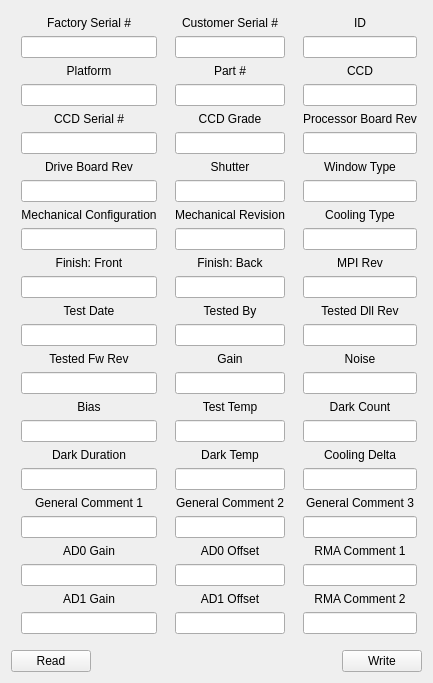
     <widget class="QWidget" name="tabInfo">
      <attribute name="title">
       <string>Info</string>
      </attribute>
      <layout class="QVBoxLayout" name="verticalLayout_27">
       <item>
        <layout class="QGridLayout" name="gridLayout_57">
         <property name="leftMargin">
          <number>10</number>
         </property>
         <property name="topMargin">
          <number>5</number>
         </property>
         <property name="rightMargin">
          <number>5</number>
         </property>
         <property name="bottomMargin">
          <number>10</number>
         </property>
         <property name="horizontalSpacing">
          <number>18</number>
         </property>
         <item row="0" column="0">
          <widget class="QLabel" name="lblInfoFactorySn">
           <property name="text">
            <string>Factory Serial #</string>
           </property>
           <property name="alignment">
            <set>Qt::AlignCenter</set>
           </property>
          </widget>
         </item>
         <item row="0" column="1">
          <widget class="QLabel" name="lblInfoCustomerSn">
           <property name="sizePolicy">
            <sizepolicy hsizetype="Preferred" vsizetype="Preferred">
             <horstretch>0</horstretch>
             <verstretch>0</verstretch>
            </sizepolicy>
           </property>
           <property name="text">
            <string>Customer Serial #</string>
           </property>
           <property name="alignment">
            <set>Qt::AlignCenter</set>
           </property>
          </widget>
         </item>
         <item row="0" column="2">
          <widget class="QLabel" name="lblInfoCamId">
           <property name="text">
            <string>ID</string>
           </property>
           <property name="alignment">
            <set>Qt::AlignCenter</set>
           </property>
          </widget>
         </item>
         <item row="1" column="0">
          <widget class="QLineEdit" name="editInfoFactorySn"/>
         </item>
         <item row="1" column="1">
          <widget class="QLineEdit" name="editInfoCustomerSn"/>
         </item>
         <item row="1" column="2">
          <widget class="QLineEdit" name="editInfoCamId"/>
         </item>
         <item row="2" column="0">
          <widget class="QLabel" name="lblInfoCamSeries">
           <property name="text">
            <string>Platform</string>
           </property>
           <property name="alignment">
            <set>Qt::AlignCenter</set>
           </property>
          </widget>
         </item>
         <item row="2" column="1">
          <widget class="QLabel" name="lblInfoPartNum">
           <property name="text">
            <string>Part #</string>
           </property>
           <property name="alignment">
            <set>Qt::AlignCenter</set>
           </property>
          </widget>
         </item>
         <item row="2" column="2">
          <widget class="QLabel" name="lblInfoCcdType">
           <property name="text">
            <string>CCD</string>
           </property>
           <property name="alignment">
            <set>Qt::AlignCenter</set>
           </property>
          </widget>
         </item>
         <item row="3" column="0">
          <widget class="QLineEdit" name="editInfoPlatform"/>
         </item>
         <item row="3" column="1">
          <widget class="QLineEdit" name="editInfoPartNum"/>
         </item>
         <item row="3" column="2">
          <widget class="QLineEdit" name="editInfoCcd"/>
         </item>
         <item row="4" column="0">
          <widget class="QLabel" name="lblInfoCcdSn">
           <property name="text">
            <string>CCD Serial #</string>
           </property>
           <property name="alignment">
            <set>Qt::AlignCenter</set>
           </property>
          </widget>
         </item>
         <item row="4" column="1">
          <widget class="QLabel" name="lblInfoCcdGrade">
           <property name="text">
            <string>CCD Grade</string>
           </property>
           <property name="alignment">
            <set>Qt::AlignCenter</set>
           </property>
          </widget>
         </item>
         <item row="4" column="2">
          <widget class="QLabel" name="lblInfoProcBoardRev">
           <property name="text">
            <string>Processor Board Rev</string>
           </property>
           <property name="alignment">
            <set>Qt::AlignCenter</set>
           </property>
          </widget>
         </item>
         <item row="5" column="0">
          <widget class="QLineEdit" name="editInfoCcdSn"/>
         </item>
         <item row="5" column="1">
          <widget class="QLineEdit" name="editInfoCcdGrade"/>
         </item>
         <item row="5" column="2">
          <widget class="QLineEdit" name="editInfoProcBoardRev"/>
         </item>
         <item row="6" column="0">
          <widget class="QLabel" name="lblInfoDriveBoardRev">
           <property name="text">
            <string>Drive Board Rev</string>
           </property>
           <property name="alignment">
            <set>Qt::AlignCenter</set>
           </property>
          </widget>
         </item>
         <item row="6" column="1">
          <widget class="QLabel" name="lblInfoShutter">
           <property name="text">
            <string>Shutter</string>
           </property>
           <property name="alignment">
            <set>Qt::AlignCenter</set>
           </property>
          </widget>
         </item>
         <item row="6" column="2">
          <widget class="QLabel" name="lblInfoWindowType">
           <property name="text">
            <string>Window Type</string>
           </property>
           <property name="alignment">
            <set>Qt::AlignCenter</set>
           </property>
          </widget>
         </item>
         <item row="7" column="0">
          <widget class="QLineEdit" name="editInfoDriveBoardRev"/>
         </item>
         <item row="7" column="1">
          <widget class="QLineEdit" name="editInfoShutter"/>
         </item>
         <item row="7" column="2">
          <widget class="QLineEdit" name="editInfoWindowType"/>
         </item>
         <item row="8" column="0">
          <widget class="QLabel" name="lblInfoMechCfg">
           <property name="text">
            <string>Mechanical Configuration</string>
           </property>
           <property name="alignment">
            <set>Qt::AlignCenter</set>
           </property>
          </widget>
         </item>
         <item row="8" column="1">
          <widget class="QLabel" name="lblInfoMechRev">
           <property name="text">
            <string>Mechanical Revision</string>
           </property>
           <property name="alignment">
            <set>Qt::AlignCenter</set>
           </property>
          </widget>
         </item>
         <item row="8" column="2">
          <widget class="QLabel" name="lblInfoCooling">
           <property name="text">
            <string>Cooling Type</string>
           </property>
           <property name="alignment">
            <set>Qt::AlignCenter</set>
           </property>
          </widget>
         </item>
         <item row="9" column="0">
          <widget class="QLineEdit" name="editInfoMechCfg"/>
         </item>
         <item row="9" column="1">
          <widget class="QLineEdit" name="editInfoMechRev"/>
         </item>
         <item row="9" column="2">
          <widget class="QLineEdit" name="editInfoCoolingType"/>
         </item>
         <item row="10" column="0">
          <widget class="QLabel" name="lblInfoFinishFront">
           <property name="text">
            <string>Finish: Front</string>
           </property>
           <property name="alignment">
            <set>Qt::AlignCenter</set>
           </property>
          </widget>
         </item>
         <item row="10" column="1">
          <widget class="QLabel" name="lblInfoFinishBack">
           <property name="text">
            <string>Finish: Back</string>
           </property>
           <property name="alignment">
            <set>Qt::AlignCenter</set>
           </property>
          </widget>
         </item>
         <item row="10" column="2">
          <widget class="QLabel" name="lblInfoMpiRev">
           <property name="text">
            <string>MPI Rev</string>
           </property>
           <property name="alignment">
            <set>Qt::AlignCenter</set>
           </property>
          </widget>
         </item>
         <item row="11" column="0">
          <widget class="QLineEdit" name="editInfoFinishFront"/>
         </item>
         <item row="11" column="1">
          <widget class="QLineEdit" name="editInfoFinishBack"/>
         </item>
         <item row="11" column="2">
          <widget class="QLineEdit" name="editInfoMpiRev"/>
         </item>
         <item row="12" column="0">
          <widget class="QLabel" name="lblInfoTestDate">
           <property name="text">
            <string>Test Date</string>
           </property>
           <property name="alignment">
            <set>Qt::AlignCenter</set>
           </property>
          </widget>
         </item>
         <item row="12" column="1">
          <widget class="QLabel" name="lblInfoTestedBy">
           <property name="text">
            <string>Tested By</string>
           </property>
           <property name="alignment">
            <set>Qt::AlignCenter</set>
           </property>
          </widget>
         </item>
         <item row="12" column="2">
          <widget class="QLabel" name="lblInfoTestDllRev">
           <property name="text">
            <string>Tested Dll Rev</string>
           </property>
           <property name="alignment">
            <set>Qt::AlignCenter</set>
           </property>
          </widget>
         </item>
         <item row="13" column="0">
          <widget class="QLineEdit" name="editInfoTestDate"/>
         </item>
         <item row="13" column="1">
          <widget class="QLineEdit" name="editInfoTestedBy"/>
         </item>
         <item row="13" column="2">
          <widget class="QLineEdit" name="editInfoTestDllRev"/>
         </item>
         <item row="14" column="0">
          <widget class="QLabel" name="lblInfoTestedFwRev">
           <property name="text">
            <string>Tested Fw Rev</string>
           </property>
           <property name="alignment">
            <set>Qt::AlignCenter</set>
           </property>
          </widget>
         </item>
         <item row="14" column="1">
          <widget class="QLabel" name="lblInfoGain">
           <property name="text">
            <string>Gain</string>
           </property>
           <property name="alignment">
            <set>Qt::AlignCenter</set>
           </property>
          </widget>
         </item>
         <item row="14" column="2">
          <widget class="QLabel" name="lblInfoNoise">
           <property name="text">
            <string>Noise</string>
           </property>
           <property name="alignment">
            <set>Qt::AlignCenter</set>
           </property>
          </widget>
         </item>
         <item row="15" column="0">
          <widget class="QLineEdit" name="editInfoTestFwRev"/>
         </item>
         <item row="15" column="1">
          <widget class="QLineEdit" name="editInfoGain"/>
         </item>
         <item row="15" column="2">
          <widget class="QLineEdit" name="editInfoNoise"/>
         </item>
         <item row="16" column="0">
          <widget class="QLabel" name="lblInfoBais">
           <property name="text">
            <string>Bias</string>
           </property>
           <property name="alignment">
            <set>Qt::AlignCenter</set>
           </property>
          </widget>
         </item>
         <item row="16" column="1">
          <widget class="QLabel" name="lblInfoTestTemp">
           <property name="text">
            <string>Test Temp</string>
           </property>
           <property name="alignment">
            <set>Qt::AlignCenter</set>
           </property>
          </widget>
         </item>
         <item row="16" column="2">
          <widget class="QLabel" name="lblInfoDarkCount">
           <property name="text">
            <string>Dark Count</string>
           </property>
           <property name="alignment">
            <set>Qt::AlignCenter</set>
           </property>
          </widget>
         </item>
         <item row="17" column="0">
          <widget class="QLineEdit" name="editInfoBias"/>
         </item>
         <item row="17" column="1">
          <widget class="QLineEdit" name="editInfoTestTemp"/>
         </item>
         <item row="17" column="2">
          <widget class="QLineEdit" name="editInfoDarkCount"/>
         </item>
         <item row="18" column="0">
          <widget class="QLabel" name="lblInfoDarkDuration">
           <property name="text">
            <string>Dark Duration</string>
           </property>
           <property name="alignment">
            <set>Qt::AlignCenter</set>
           </property>
          </widget>
         </item>
         <item row="18" column="1">
          <widget class="QLabel" name="lblInfoDarkTemp">
           <property name="text">
            <string>Dark Temp</string>
           </property>
           <property name="alignment">
            <set>Qt::AlignCenter</set>
           </property>
          </widget>
         </item>
         <item row="18" column="2">
          <widget class="QLabel" name="lblInfoCoolingDelta">
           <property name="text">
            <string>Cooling Delta</string>
           </property>
           <property name="alignment">
            <set>Qt::AlignCenter</set>
           </property>
          </widget>
         </item>
         <item row="19" column="0">
          <widget class="QLineEdit" name="editInfoDarkDuration"/>
         </item>
         <item row="19" column="1">
          <widget class="QLineEdit" name="editInfoDarkTemp"/>
         </item>
         <item row="19" column="2">
          <widget class="QLineEdit" name="editInfoCoolingDelta"/>
         </item>
         <item row="20" column="0">
          <widget class="QLabel" name="lblInfoComment1">
           <property name="text">
            <string>General Comment 1</string>
           </property>
           <property name="alignment">
            <set>Qt::AlignCenter</set>
           </property>
          </widget>
         </item>
         <item row="21" column="0">
          <widget class="QLineEdit" name="editInfoComment1"/>
         </item>
         <item row="23" column="0">
          <widget class="QLabel" name="lblInfoAd0Gain">
           <property name="text">
            <string>AD0 Gain</string>
           </property>
           <property name="alignment">
            <set>Qt::AlignCenter</set>
           </property>
          </widget>
         </item>
         <item row="25" column="0">
          <widget class="QLineEdit" name="editInfoAd0Gain"/>
         </item>
         <item row="27" column="0">
          <widget class="QLabel" name="lblInfoAd1Gain">
           <property name="text">
            <string>AD1 Gain</string>
           </property>
           <property name="alignment">
            <set>Qt::AlignCenter</set>
           </property>
          </widget>
         </item>
         <item row="28" column="0">
          <widget class="QLineEdit" name="editInfoAd1Gain"/>
         </item>
         <item row="20" column="1">
          <widget class="QLabel" name="lblInfoComment2">
           <property name="text">
            <string>General Comment 2</string>
           </property>
           <property name="alignment">
            <set>Qt::AlignCenter</set>
           </property>
          </widget>
         </item>
         <item row="21" column="1">
          <widget class="QLineEdit" name="editInfoComment2"/>
         </item>
         <item row="28" column="1">
          <widget class="QLineEdit" name="editInfoAd1Offset"/>
         </item>
         <item row="27" column="1">
          <widget class="QLabel" name="lblInfoAd1Offset">
           <property name="text">
            <string>AD1 Offset</string>
           </property>
           <property name="alignment">
            <set>Qt::AlignCenter</set>
           </property>
          </widget>
         </item>
         <item row="23" column="1">
          <widget class="QLabel" name="lblInfoAd0Offset">
           <property name="text">
            <string>AD0 Offset</string>
           </property>
           <property name="alignment">
            <set>Qt::AlignCenter</set>
           </property>
          </widget>
         </item>
         <item row="25" column="1">
          <widget class="QLineEdit" name="editInfoAd0Offset"/>
         </item>
         <item row="20" column="2">
          <widget class="QLabel" name="lblInfoComment3">
           <property name="text">
            <string>General Comment 3</string>
           </property>
           <property name="alignment">
            <set>Qt::AlignCenter</set>
           </property>
          </widget>
         </item>
         <item row="21" column="2">
          <widget class="QLineEdit" name="editInfoComment3"/>
         </item>
         <item row="28" column="2">
          <widget class="QLineEdit" name="editInfoRma2"/>
         </item>
         <item row="27" column="2">
          <widget class="QLabel" name="lblInfoRma2">
           <property name="text">
            <string>RMA Comment 2</string>
           </property>
           <property name="alignment">
            <set>Qt::AlignCenter</set>
           </property>
          </widget>
         </item>
         <item row="23" column="2">
          <widget class="QLabel" name="lblInfoRma1">
           <property name="text">
            <string>RMA Comment 1</string>
           </property>
           <property name="alignment">
            <set>Qt::AlignCenter</set>
           </property>
          </widget>
         </item>
         <item row="25" column="2">
          <widget class="QLineEdit" name="editInfoRma1"/>
         </item>
        </layout>
       </item>
       <item>
        <layout class="QHBoxLayout" name="horizontalLayout_40">
         <item>
          <widget class="QPushButton" name="btnInfoRead">
           <property name="text">
            <string>Read</string>
           </property>
          </widget>
         </item>
         <item>
          <spacer name="horizontalSpacer_25">
           <property name="orientation">
            <enum>Qt::Horizontal</enum>
           </property>
           <property name="sizeHint" stdset="0">
            <size>
             <width>40</width>
             <height>20</height>
            </size>
           </property>
          </spacer>
         </item>
         <item>
          <widget class="QPushButton" name="btnInfoWrite">
           <property name="text">
            <string>Write</string>
           </property>
          </widget>
         </item>
        </layout>
       </item>
      </layout>
     </widget>
